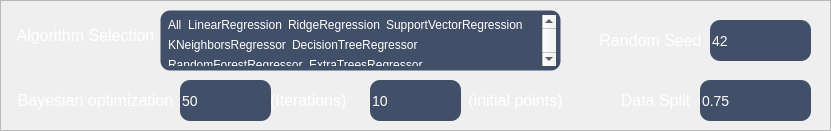
      <widget class="QFrame" name="frame_3">
       <property name="geometry">
        <rect>
         <x>20</x>
         <y>80</y>
         <width>831</width>
         <height>131</height>
        </rect>
       </property>
       <property name="styleSheet">
        <string notr="true">QFrame#frame_3 {
    background-color: #232936;
    border: 0px solid #4268a8;
    border-radius: 18px;
}</string>
       </property>
       <property name="frameShape">
        <enum>QFrame::Shape::StyledPanel</enum>
       </property>
       <property name="frameShadow">
        <enum>QFrame::Shadow::Raised</enum>
       </property>
       <widget class="QLabel" name="label_9">
        <property name="geometry">
         <rect>
          <x>0</x>
          <y>10</y>
          <width>171</width>
          <height>51</height>
         </rect>
        </property>
        <property name="font">
         <font>
          <family>Arial</family>
         </font>
        </property>
        <property name="styleSheet">
         <string notr="true">background:transparent;</string>
        </property>
        <property name="text">
         <string>&lt;html&gt;&lt;head/&gt;&lt;body&gt;&lt;p align=&quot;center&quot;&gt;&lt;span style=&quot; font-size:12pt; color:#ffffff;&quot;&gt;Algorithm Selection&lt;/span&gt;&lt;/p&gt;&lt;/body&gt;&lt;/html&gt;</string>
        </property>
       </widget>
       <widget class="QLabel" name="label_10">
        <property name="geometry">
         <rect>
          <x>0</x>
          <y>80</y>
          <width>191</width>
          <height>41</height>
         </rect>
        </property>
        <property name="font">
         <font>
          <family>Arial</family>
         </font>
        </property>
        <property name="styleSheet">
         <string notr="true">background:transparent;</string>
        </property>
        <property name="text">
         <string>&lt;html&gt;&lt;head/&gt;&lt;body&gt;&lt;p align=&quot;center&quot;&gt;&lt;span style=&quot; font-size:12pt; color:#ffffff;&quot;&gt;Bayesian optimization&lt;/span&gt;&lt;/p&gt;&lt;/body&gt;&lt;/html&gt;</string>
        </property>
       </widget>
       <widget class="QSpinBox" name="spn_ml_iterations">
        <property name="geometry">
         <rect>
          <x>180</x>
          <y>80</y>
          <width>91</width>
          <height>41</height>
         </rect>
        </property>
        <property name="styleSheet">
         <string notr="true">QSpinBox,
QDoubleSpinBox
{
	font: 12pt &quot;Arial&quot;;
    background-color: rgba(66, 79, 104, 1);
border: 0px solid #e2e4e8;
border-radius:10px;
font-size:14px;
color:;
	color: rgb(255, 255, 255);
padding-right:0px;
}
QSpinBox::up-button,
QDoubleSpinBox::up-button
{
subcontrol-origin: border;
subcontrol-position: top right;
border-radius:10px;
width: 25px;
height: 20px;
}

QSpinBox::down-button,
QDoubleSpinBox::down-button
{
subcontrol-origin: border;
subcontrol-position: bottom right;
border-radius:10px;
width: 25px;
height: 20px;
}

QSpinBox:hover,
QDoubleSpinBox:hover
{
	background-color: rgb(74, 88, 115);   /* 悬浮时略微变亮 */
	border: 1px solid #3478e8;
}

QSpinBox:focus,
QDoubleSpinBox:focus
{
border:1px solid #3478e8;
}
QSpinBox:disabled,
QDoubleSpinBox:disabled
{
background-color:#f6f7f9;
color:#9498a0;
}

QSpinBox::up-arrow,
QDoubleSpinBox::up-arrow
{
image:url(:/icons/up_arrow.svg);
width:18px;
height:18px;

}

QSpinBox::down-arrow,
QDoubleSpinBox::down-arrow
{
image:url(:/icons/down_arrow.svg);
width:18px;
height:18px;
}

QSpinBox::up-button:hover,
QDoubleSpinBox::up-button:hover
{
background-color:rgb(37, 52, 81);
border-radius:10px;

}
QSpinBox::up-button:pressed,
QDoubleSpinBox::up-button:pressed
{
background-color:rgb(204, 204, 204);
border-radius:10px;

}
QSpinBox::up-button:disabled,
QDoubleSpinBox::up-button:disabled
{
background-color:transparent;
border-radius:10px;

}

QSpinBox::down-button:hover,
QDoubleSpinBox::down-button:hover
{
background-color:rgb(37, 52, 81);
border-radius:10px;

}
QSpinBox::down-button:pressed,
QDoubleSpinBox::down-button:pressed
{
background-color:rgb(204, 204, 204);
border-radius:10px;

}
QSpinBox::down-button:disabled,
QDoubleSpinBox::down-button:disabled
{
background-color:transparent;
border-radius:10px;

}
</string>
        </property>
        <property name="value">
         <number>50</number>
        </property>
       </widget>
       <widget class="QLabel" name="label_11">
        <property name="geometry">
         <rect>
          <x>270</x>
          <y>80</y>
          <width>81</width>
          <height>41</height>
         </rect>
        </property>
        <property name="font">
         <font>
          <family>Arial</family>
         </font>
        </property>
        <property name="styleSheet">
         <string notr="true">background:transparent;</string>
        </property>
        <property name="text">
         <string>&lt;html&gt;&lt;head/&gt;&lt;body&gt;&lt;p&gt;&lt;span style=&quot; font-size:12pt; color:#ffffff;&quot;&gt;(Iterations)&lt;/span&gt;&lt;/p&gt;&lt;/body&gt;&lt;/html&gt;</string>
        </property>
       </widget>
       <widget class="QLabel" name="label_12">
        <property name="geometry">
         <rect>
          <x>460</x>
          <y>80</y>
          <width>111</width>
          <height>41</height>
         </rect>
        </property>
        <property name="font">
         <font>
          <family>Arial</family>
         </font>
        </property>
        <property name="styleSheet">
         <string notr="true">background:transparent;</string>
        </property>
        <property name="text">
         <string>&lt;html&gt;&lt;head/&gt;&lt;body&gt;&lt;p align=&quot;center&quot;&gt;&lt;span style=&quot; font-size:12pt; color:#ffffff;&quot;&gt;(initial points)&lt;/span&gt;&lt;/p&gt;&lt;/body&gt;&lt;/html&gt;</string>
        </property>
       </widget>
       <widget class="QListWidget" name="lst_ml_algorithms">
        <property name="geometry">
         <rect>
          <x>160</x>
          <y>10</y>
          <width>401</width>
          <height>61</height>
         </rect>
        </property>
        <property name="sizePolicy">
         <sizepolicy hsizetype="Expanding" vsizetype="Fixed">
          <horstretch>0</horstretch>
          <verstretch>0</verstretch>
         </sizepolicy>
        </property>
        <property name="layoutDirection">
         <enum>Qt::LayoutDirection::LeftToRight</enum>
        </property>
        <property name="autoFillBackground">
         <bool>false</bool>
        </property>
        <property name="styleSheet">
         <string notr="true">/* ==================== QListWidget ==================== */
QListWidget
{
	font: 12pt &quot;Arial&quot;;
	font-size: 12px;
	background-color: rgba(66, 79, 104, 1);
	border: 1px solid transparent;
	border-radius: 10px;
	color: rgb(255, 255, 255);
    padding: 4px;                     /* ← 0 改 4px */
	outline: none;                    /* 去掉聚焦时的虚线框 */
	selection-background-color: transparent;  /* item 选中样式由 ::item 单独控制 */
	selection-color: rgb(255, 255, 255);
}

QListWidget:hover
{
	border: 1px solid #3478e8;
}



QListWidget:focus
{
	border: 1px solid #3478e8;
}

QListWidget:disabled
{
	background-color: #f6f7f9;
	color: #9498a0;
	border: 1px solid transparent;
}


/* ==================== 每个 item ==================== */
QListWidget::item
{
	background-color: transparent;
	color: rgb(255, 255, 255);
	border-radius: 6px;               /* 比外层圆角小一点更协调 */
	padding: 0px 0px;
	margin: 0px 0px;
	min-height: 20px;
}

/* 悬浮 */
QListWidget::item:hover
{
	background-color: rgb(37, 52, 81);   /* 与你按钮悬浮一致 */
}

/* 选中 */
/*QListWidget::item:selected
{
	background-color: #3478e8;
	color: #ffffff;} */

/* 选中 + 悬浮：略深一点的蓝 */
/* QListWidget::item:selected:hover
{
	background-color: #2d6ad4;
	color: #ffffff;
} */

/* 禁用 */
QListWidget::item:disabled
{
	color: #9498a0;
}


/* ==================== item 里的复选框指示器 ==================== */
/* listWidget_algorithms 每一项都带 checkbox，这里让它们和 QCheckBox 保持一致 */
QListWidget::indicator
{
	width: 16px;
	height: 16px;
	border: 1px solid rgb(120, 138, 172);
	border-radius: 4px;
	background-color: rgba(66, 79, 104, 1);
}

QListWidget::indicator:hover
{
	border: 1px solid #3478e8;
	background-color: rgb(74, 88, 115);
}

QListWidget::indicator:checked
{
	border: 1px solid #3478e8;
	image: url(:/icons/check.svg);    /* 复用你刚编译进去的 check.svg */
}

QListWidget::indicator:checked:hover
{
	background-color: #2d6ad4;
	border: 1px solid #2d6ad4;
}

QListWidget::indicator:checked:pressed
{
	background-color: #2159bd;
	border: 1px solid #2159bd;
}

QListWidget::indicator:disabled
{
	background-color: #f6f7f9;
	border: 1px solid #d0d3d8;
}


/* ============ 纵向滚动条 ============ */
QListWidget QScrollBar:vertical {
    width: 10px;
    background: rgba(35, 41, 54, 0.35);
    border-radius: 4px;
    margin: 2px 0px;
}
QListWidget QScrollBar::handle:vertical {
    background: rgba(150, 165, 190, 0.55);
    border-radius: 4px;
    min-height: 28px;
    margin: 1px;
}
QListWidget QScrollBar::handle:vertical:hover {
    background: rgba(120, 170, 230, 0.85);
}
QListWidget QScrollBar::handle:vertical:pressed {
    background: rgba(70, 130, 210, 1.0);
}
QListWidget QScrollBar::sub-line:vertical,
QListWidget QScrollBar::add-line:vertical {
    height: 0px;
    background: none;
}
QListWidget QScrollBar::sub-page:vertical,
QListWidget QScrollBar::add-page:vertical {
    background: none;
}

/* ============ 横向滚动条 ============ */
QListWidget QScrollBar:horizontal {
    height: 10px;
    background: rgba(35, 41, 54, 0.35);
    border-radius: 4px;
    margin: 0px 2px;
}
QListWidget QScrollBar::handle:horizontal {
    background: rgba(150, 165, 190, 0.55);
    border-radius: 4px;
    min-width: 28px;
    margin: 1px;
}
QListWidget QScrollBar::handle:horizontal:hover {
    background: rgba(120, 170, 230, 0.85);
}
QListWidget QScrollBar::handle:horizontal:pressed {
    background: rgba(70, 130, 210, 1.0);
}
QListWidget QScrollBar::sub-line:horizontal,
QListWidget QScrollBar::add-line:horizontal {
    width: 0px;
    background: none;
}
QListWidget QScrollBar::sub-page:horizontal,
QListWidget QScrollBar::add-page:horizontal {
    background: none;
}</string>
        </property>
        <property name="sizeAdjustPolicy">
         <enum>QAbstractScrollArea::SizeAdjustPolicy::AdjustToContents</enum>
        </property>
        <property name="autoScrollMargin">
         <number>0</number>
        </property>
        <property name="selectionBehavior">
         <enum>QAbstractItemView::SelectionBehavior::SelectItems</enum>
        </property>
        <property name="movement">
         <enum>QListView::Movement::Static</enum>
        </property>
        <property name="flow">
         <enum>QListView::Flow::LeftToRight</enum>
        </property>
        <property name="isWrapping" stdset="0">
         <bool>true</bool>
        </property>
        <property name="resizeMode">
         <enum>QListView::ResizeMode::Adjust</enum>
        </property>
        <property name="layoutMode">
         <enum>QListView::LayoutMode::SinglePass</enum>
        </property>
        <property name="spacing">
         <number>0</number>
        </property>
        <property name="viewMode">
         <enum>QListView::ViewMode::ListMode</enum>
        </property>
        <property name="modelColumn">
         <number>0</number>
        </property>
        <property name="uniformItemSizes">
         <bool>false</bool>
        </property>
        <property name="batchSize">
         <number>100</number>
        </property>
        <property name="itemAlignment">
         <set>Qt::AlignmentFlag::AlignCenter</set>
        </property>
        <item>
         <property name="text">
          <string>All</string>
         </property>
         <property name="foreground">
          <brush brushstyle="NoBrush">
           <color alpha="255">
            <red>255</red>
            <green>255</green>
            <blue>255</blue>
           </color>
          </brush>
         </property>
         <property name="checkState">
          <enum>Unchecked</enum>
         </property>
        </item>
        <item>
         <property name="text">
          <string>LinearRegression</string>
         </property>
         <property name="checkState">
          <enum>Unchecked</enum>
         </property>
        </item>
        <item>
         <property name="text">
          <string>RidgeRegression</string>
         </property>
         <property name="checkState">
          <enum>Unchecked</enum>
         </property>
        </item>
        <item>
         <property name="text">
          <string>SupportVectorRegression</string>
         </property>
         <property name="checkState">
          <enum>Unchecked</enum>
         </property>
        </item>
        <item>
         <property name="text">
          <string>KNeighborsRegressor</string>
         </property>
         <property name="checkState">
          <enum>Unchecked</enum>
         </property>
        </item>
        <item>
         <property name="text">
          <string>DecisionTreeRegressor</string>
         </property>
         <property name="checkState">
          <enum>Unchecked</enum>
         </property>
        </item>
        <item>
         <property name="text">
          <string>RandomForestRegressor</string>
         </property>
         <property name="checkState">
          <enum>Unchecked</enum>
         </property>
        </item>
        <item>
         <property name="text">
          <string>ExtraTreesRegressor</string>
         </property>
         <property name="checkState">
          <enum>Unchecked</enum>
         </property>
        </item>
        <item>
         <property name="text">
          <string>GradientBoostingRegressor</string>
         </property>
         <property name="checkState">
          <enum>Unchecked</enum>
         </property>
        </item>
        <item>
         <property name="text">
          <string>AdaBoostRegressor</string>
         </property>
         <property name="checkState">
          <enum>Unchecked</enum>
         </property>
        </item>
        <item>
         <property name="text">
          <string>XGBRegressor</string>
         </property>
         <property name="checkState">
          <enum>Unchecked</enum>
         </property>
        </item>
        <item>
         <property name="text">
          <string>LGBMRegressor</string>
         </property>
         <property name="checkState">
          <enum>Unchecked</enum>
         </property>
        </item>
        <item>
         <property name="text">
          <string>CatBoostRegressor</string>
         </property>
         <property name="checkState">
          <enum>Unchecked</enum>
         </property>
        </item>
       </widget>
       <widget class="QSpinBox" name="spn_ml_init_points">
        <property name="geometry">
         <rect>
          <x>370</x>
          <y>80</y>
          <width>91</width>
          <height>41</height>
         </rect>
        </property>
        <property name="styleSheet">
         <string notr="true">QSpinBox,
QDoubleSpinBox
{
	font: 12pt &quot;Arial&quot;;
    background-color: rgba(66, 79, 104, 1);
border: 0px solid #e2e4e8;
border-radius:10px;
font-size:14px;
color:;
	color: rgb(255, 255, 255);
padding-right:0px;
}
QSpinBox::up-button,
QDoubleSpinBox::up-button
{
subcontrol-origin: border;
subcontrol-position: top right;
border-radius:10px;
width: 25px;
height: 20px;
}

QSpinBox::down-button,
QDoubleSpinBox::down-button
{
subcontrol-origin: border;
subcontrol-position: bottom right;
border-radius:10px;
width: 25px;
height: 20px;
}

QSpinBox:hover,
QDoubleSpinBox:hover
{
	background-color: rgb(74, 88, 115);   /* 悬浮时略微变亮 */
	border: 1px solid #3478e8;
}

QSpinBox:focus,
QDoubleSpinBox:focus
{
border:1px solid #3478e8;
}
QSpinBox:disabled,
QDoubleSpinBox:disabled
{
background-color:#f6f7f9;
color:#9498a0;
}

QSpinBox::up-arrow,
QDoubleSpinBox::up-arrow
{
image:url(:/icons/up_arrow.svg);
width:18px;
height:18px;

}

QSpinBox::down-arrow,
QDoubleSpinBox::down-arrow
{
image:url(:/icons/down_arrow.svg);
width:18px;
height:18px;
}

QSpinBox::up-button:hover,
QDoubleSpinBox::up-button:hover
{
background-color:rgb(37, 52, 81);
border-radius:10px;

}
QSpinBox::up-button:pressed,
QDoubleSpinBox::up-button:pressed
{
background-color:rgb(204, 204, 204);
border-radius:10px;

}
QSpinBox::up-button:disabled,
QDoubleSpinBox::up-button:disabled
{
background-color:transparent;
border-radius:10px;

}

QSpinBox::down-button:hover,
QDoubleSpinBox::down-button:hover
{
background-color:rgb(37, 52, 81);
border-radius:10px;

}
QSpinBox::down-button:pressed,
QDoubleSpinBox::down-button:pressed
{
background-color:rgb(204, 204, 204);
border-radius:10px;

}
QSpinBox::down-button:disabled,
QDoubleSpinBox::down-button:disabled
{
background-color:transparent;
border-radius:10px;

}
</string>
        </property>
        <property name="value">
         <number>10</number>
        </property>
       </widget>
       <widget class="QLabel" name="label_16">
        <property name="geometry">
         <rect>
          <x>590</x>
          <y>20</y>
          <width>121</width>
          <height>41</height>
         </rect>
        </property>
        <property name="font">
         <font>
          <family>Arial</family>
          <pointsize>9</pointsize>
         </font>
        </property>
        <property name="styleSheet">
         <string notr="true">background:transparent;</string>
        </property>
        <property name="text">
         <string>&lt;html&gt;&lt;head/&gt;&lt;body&gt;&lt;p align=&quot;center&quot;&gt;&lt;span style=&quot; font-size:12pt; color:#ffffff;&quot;&gt;Random Seed&lt;/span&gt;&lt;/p&gt;&lt;/body&gt;&lt;/html&gt;</string>
        </property>
       </widget>
       <widget class="QSpinBox" name="spn_ml_seed">
        <property name="geometry">
         <rect>
          <x>710</x>
          <y>20</y>
          <width>101</width>
          <height>41</height>
         </rect>
        </property>
        <property name="styleSheet">
         <string notr="true">QSpinBox,
QDoubleSpinBox
{
	font: 12pt &quot;Arial&quot;;
    background-color: rgba(66, 79, 104, 1);
border: 0px solid #e2e4e8;
border-radius:10px;
font-size:14px;
color:;
	color: rgb(255, 255, 255);
padding-right:0px;
}
QSpinBox::up-button,
QDoubleSpinBox::up-button
{
subcontrol-origin: border;
subcontrol-position: top right;
border-radius:10px;
width: 25px;
height: 20px;
}

QSpinBox::down-button,
QDoubleSpinBox::down-button
{
subcontrol-origin: border;
subcontrol-position: bottom right;
border-radius:10px;
width: 25px;
height: 20px;
}

QSpinBox:hover,
QDoubleSpinBox:hover
{
	background-color: rgb(74, 88, 115);   /* 悬浮时略微变亮 */
	border: 1px solid #3478e8;
}

QSpinBox:focus,
QDoubleSpinBox:focus
{
border:1px solid #3478e8;
}
QSpinBox:disabled,
QDoubleSpinBox:disabled
{
background-color:#f6f7f9;
color:#9498a0;
}

QSpinBox::up-arrow,
QDoubleSpinBox::up-arrow
{
image:url(:/icons/up_arrow.svg);
width:18px;
height:18px;

}

QSpinBox::down-arrow,
QDoubleSpinBox::down-arrow
{
image:url(:/icons/down_arrow.svg);
width:18px;
height:18px;
}

QSpinBox::up-button:hover,
QDoubleSpinBox::up-button:hover
{
background-color:rgb(37, 52, 81);
border-radius:10px;

}
QSpinBox::up-button:pressed,
QDoubleSpinBox::up-button:pressed
{
background-color:rgb(204, 204, 204);
border-radius:10px;

}
QSpinBox::up-button:disabled,
QDoubleSpinBox::up-button:disabled
{
background-color:transparent;
border-radius:10px;

}

QSpinBox::down-button:hover,
QDoubleSpinBox::down-button:hover
{
background-color:rgb(37, 52, 81);
border-radius:10px;

}
QSpinBox::down-button:pressed,
QDoubleSpinBox::down-button:pressed
{
background-color:rgb(204, 204, 204);
border-radius:10px;

}
QSpinBox::down-button:disabled,
QDoubleSpinBox::down-button:disabled
{
background-color:transparent;
border-radius:10px;

}
</string>
        </property>
        <property name="value">
         <number>42</number>
        </property>
       </widget>
       <widget class="QLabel" name="label_46">
        <property name="geometry">
         <rect>
          <x>610</x>
          <y>80</y>
          <width>91</width>
          <height>41</height>
         </rect>
        </property>
        <property name="font">
         <font>
          <family>Arial</family>
         </font>
        </property>
        <property name="styleSheet">
         <string notr="true">background:transparent;</string>
        </property>
        <property name="text">
         <string>&lt;html&gt;&lt;head/&gt;&lt;body&gt;&lt;p align=&quot;center&quot;&gt;&lt;span style=&quot; font-size:12pt; color:#ffffff;&quot;&gt;Data Split&lt;/span&gt;&lt;/p&gt;&lt;/body&gt;&lt;/html&gt;</string>
        </property>
       </widget>
       <widget class="QDoubleSpinBox" name="dsp_ml_split">
        <property name="geometry">
         <rect>
          <x>700</x>
          <y>80</y>
          <width>111</width>
          <height>41</height>
         </rect>
        </property>
        <property name="styleSheet">
         <string notr="true">QSpinBox,
QDoubleSpinBox
{
	font: 12pt &quot;Arial&quot;;
    background-color: rgba(66, 79, 104, 1);
border: 0px solid #e2e4e8;
border-radius:10px;
font-size:14px;
color:;
	color: rgb(255, 255, 255);
padding-right:0px;
}
QSpinBox::up-button,
QDoubleSpinBox::up-button
{
subcontrol-origin: border;
subcontrol-position: top right;
border-radius:10px;
width: 25px;
height: 20px;
}

QSpinBox::down-button,
QDoubleSpinBox::down-button
{
subcontrol-origin: border;
subcontrol-position: bottom right;
border-radius:10px;
width: 25px;
height: 20px;
}

QSpinBox:hover,
QDoubleSpinBox:hover
{
	background-color: rgb(74, 88, 115);   /* 悬浮时略微变亮 */
	border: 1px solid #3478e8;
}

QSpinBox:focus,
QDoubleSpinBox:focus
{
border:1px solid #3478e8;
}
QSpinBox:disabled,
QDoubleSpinBox:disabled
{
background-color:#f6f7f9;
color:#9498a0;
}

QSpinBox::up-arrow,
QDoubleSpinBox::up-arrow
{
image:url(:/icons/up_arrow.svg);
width:18px;
height:18px;

}

QSpinBox::down-arrow,
QDoubleSpinBox::down-arrow
{
image:url(:/icons/down_arrow.svg);
width:18px;
height:18px;
}

QSpinBox::up-button:hover,
QDoubleSpinBox::up-button:hover
{
background-color:rgb(37, 52, 81);
border-radius:10px;

}
QSpinBox::up-button:pressed,
QDoubleSpinBox::up-button:pressed
{
background-color:rgb(204, 204, 204);
border-radius:10px;

}
QSpinBox::up-button:disabled,
QDoubleSpinBox::up-button:disabled
{
background-color:transparent;
border-radius:10px;

}

QSpinBox::down-button:hover,
QDoubleSpinBox::down-button:hover
{
background-color:rgb(37, 52, 81);
border-radius:10px;

}
QSpinBox::down-button:pressed,
QDoubleSpinBox::down-button:pressed
{
background-color:rgb(204, 204, 204);
border-radius:10px;

}
QSpinBox::down-button:disabled,
QDoubleSpinBox::down-button:disabled
{
background-color:transparent;
border-radius:10px;

}
</string>
        </property>
        <property name="singleStep">
         <double>0.050000000000000</double>
        </property>
        <property name="value">
         <double>0.750000000000000</double>
        </property>
       </widget>
      </widget>
